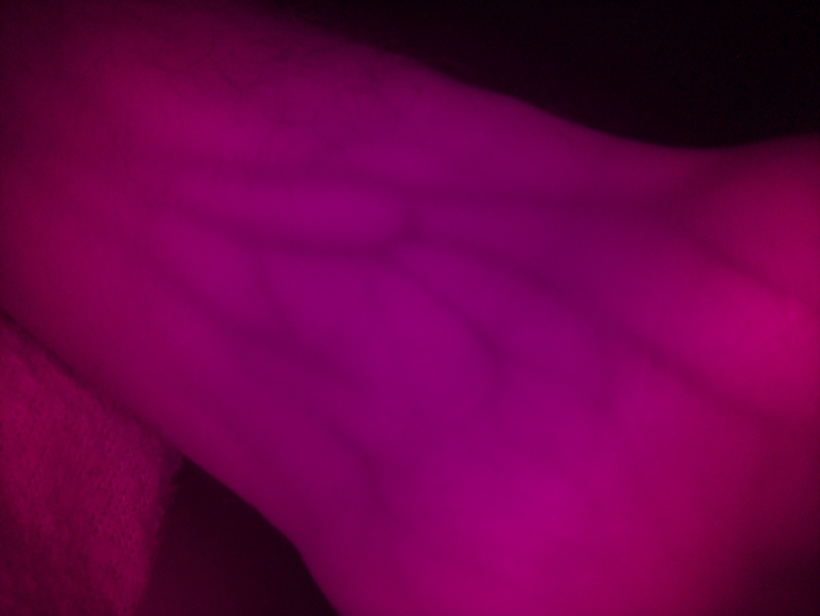
#> input picture legacy/Image_Processing/Grayscale_Conversion/input.jpg, 1640 x 1232 px (shown at 1/2 size)
$ python median_blur.py ../Grayscale_Conversion/input.jpg out.png ../Grayscale_Conversion/input.jpg ../Grayscale_Conversion/input.jpg ../Grayscale_Conversion/input.jpg
#> lines starting #> are read from the running program, lines starting #| are printed output that depends on the picture
import cv2
import numpy as np
import os
import sys
import time
import matplotlib.pyplot as plt
from datetime import datetime

def apply_median_blur(image_path, save_path, ksize=5, output_format='jpg', quality=95, create_visualizations=True):
    """
    Apply median blurring to an image with research visualizations focused on noise reduction.

    Args:
        image_path: Path to the input image
        save_path: Path to save the processed image or directory
        ksize: Kernel size for median blur (must be odd and greater than 1)
        output_format: Output image format ('jpg', 'png', etc.)
        quality: JPEG quality (0-100), only applicable for JPEG
        create_visualizations: Whether to create research visualizations

    Returns:
        tuple: (blurred_image, metadata_dict)
    """
#> called with image_path = '../Grayscale_Conversion/input.jpg', save_path = 'out.png', ksize = 5, output_format = './Grayscale_Conversion/input.jpg', quality = 95, create_visualizations = True
    # Check if input file exists
    if not os.path.isfile(image_path):
        raise FileNotFoundError(f"Image not found: {image_path}")

    # Read the image
    try:
        image = cv2.imread(image_path)
#> image is the input picture: shape (1232, 1640, 3); mean B, G, R 70.8, 0.4, 106.9
        if image is None:
            raise ValueError(f"Failed to read image: {image_path}")
    except Exception as e:
        raise RuntimeError(f"Error reading image: {str(e)}")

    # Ensure kernel size is odd and greater than 1
    if ksize % 2 == 0:
        ksize += 1
    if ksize <= 1:
        ksize = 3

    # Apply median blur
    start_time = time.time()
    blurred_image = cv2.medianBlur(image, ksize)
    processing_time = time.time() - start_time

    # Ensure save_path has a valid filename and extension
    if os.path.isdir(save_path):
        base_name = os.path.splitext(os.path.basename(image_path))[0]
        save_path = os.path.join(save_path, f"{base_name}_medianblur.{output_format}")
    else:
        # Ensure the directory exists
        output_dir = os.path.dirname(save_path)
        if output_dir and not os.path.exists(output_dir):
            os.makedirs(output_dir, exist_ok=True)

    # Save the processed image with appropriate parameters
    try:
        if output_format.lower() == 'jpg' or output_format.lower() == 'jpeg':
            cv2.imwrite(save_path, blurred_image, [cv2.IMWRITE_JPEG_QUALITY, quality])
        elif output_format.lower() == 'png':
            cv2.imwrite(save_path, blurred_image, [cv2.IMWRITE_PNG_COMPRESSION, 9])
        else:
            cv2.imwrite(save_path, blurred_image)
    except Exception as e:
        raise RuntimeError(f"Error saving image: {str(e)}")

    # Initialize visualization paths
    comparison_path = None
    noise_analysis_path = None
    metrics_path = None

    # Create comparison image
    comparison_path = save_path.replace(f"_medianblur.{output_format}", f"_comparison.{output_format}")
    create_comparison_image(image, blurred_image, comparison_path, output_format, quality)

    # Create research visualizations if requested
    if create_visualizations:
        # Create noise analysis visualization
        noise_analysis_path = save_path.replace(f"_medianblur.{output_format}", f"_noise_analysis.png")
        create_noise_analysis(image, blurred_image, ksize, noise_analysis_path)

        # Create metrics visualization
        metrics_path = save_path.replace(f"_medianblur.{output_format}", f"_metrics.png")
        create_metrics_visualization(image, blurred_image, processing_time, ksize, metrics_path)

    # Get output file size
    output_stats = os.stat(save_path)

    # Calculate image statistics
    if len(image.shape) == 3:  # Color image
        orig_b, orig_g, orig_r = cv2.split(image)
        blur_b, blur_g, blur_r = cv2.split(blurred_image)

        orig_mean = [np.mean(orig_b), np.mean(orig_g), np.mean(orig_r)]
        orig_std = [np.std(orig_b), np.std(orig_g), np.std(orig_r)]
        blur_mean = [np.mean(blur_b), np.mean(blur_g), np.mean(blur_r)]
        blur_std = [np.std(blur_b), np.std(blur_g), np.std(blur_r)]
    else:  # Grayscale
        orig_mean = [np.mean(image)]
        orig_std = [np.std(image)]
        blur_mean = [np.mean(blurred_image)]
        blur_std = [np.std(blurred_image)]

    # Calculate noise reduction
    noise_reduction = []
    for i in range(len(orig_std)):
        reduction = ((orig_std[i] - blur_std[i]) / orig_std[i]) * 100 if orig_std[i] > 0 else 0
        noise_reduction.append(reduction)

    # Gather metadata
    input_stats = os.stat(image_path)
    height, width = blurred_image.shape[:2]
    info = {
        "Original Image Path": image_path,
        "Processed Image Path": save_path,
        "Comparison Image Path": comparison_path,
        "Noise Analysis Path": noise_analysis_path,
        "Metrics Visualization Path": metrics_path,
        "Image Dimensions": (height, width),
        "Original File Size (KB)": round(input_stats.st_size / 1024, 2),
        "Processed File Size (KB)": round(output_stats.st_size / 1024, 2),
        "File Size Change (%)": round((output_stats.st_size / input_stats.st_size - 1) * 100, 2),
        "Image Depth": image.dtype,
        "Kernel Size": ksize,
        "Processing Time (ms)": round(processing_time * 1000, 2),
        "Processing Date": datetime.now().strftime("%Y-%m-%d %H:%M:%S"),
        "Original Mean Intensity (B,G,R)": [round(m, 2) for m in orig_mean] if len(orig_mean) == 3 else round(orig_mean[0], 2),
        "Original Std Deviation (B,G,R)": [round(s, 2) for s in orig_std] if len(orig_std) == 3 else round(orig_std[0], 2),
        "Blurred Mean Intensity (B,G,R)": [round(m, 2) for m in blur_mean] if len(blur_mean) == 3 else round(blur_mean[0], 2),
        "Blurred Std Deviation (B,G,R)": [round(s, 2) for s in blur_std] if len(blur_std) == 3 else round(blur_std[0], 2),
        "Noise Reduction (%) (B,G,R)": [round(r, 2) for r in noise_reduction] if len(noise_reduction) == 3 else round(noise_reduction[0], 2)
    }

    return blurred_image, info

def create_comparison_image(image, blurred_image, save_path, output_format, quality):
    """Create a side-by-side comparison of original and blurred images."""
#> called with save_path = 'out.png', output_format = './Grayscale_Conversion/input.jpg', quality = 95
    # Get dimensions
    h, w = image.shape[:2]

    # Create a new image with twice the width
    comparison = np.zeros((h, w * 2, 3), dtype=np.uint8)

    # Place original image on the left
    comparison[:, :w] = image
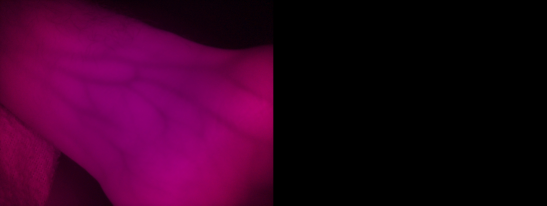
#> comparison: shape (1232, 3280, 3) (shown at 1/6 size); mean B, G, R 35.4, 0.2, 53.5

    # Place blurred image on the right
    comparison[:, w:] = blurred_image
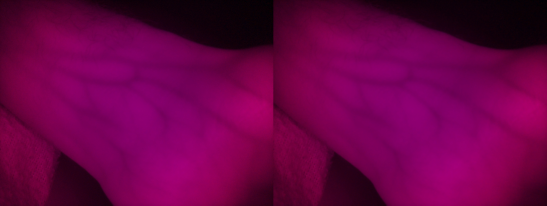
#> comparison: shape (1232, 3280, 3) (shown at 1/6 size); mean B, G, R 70.8, 0.3, 106.9

    # Add text labels
    font = cv2.FONT_HERSHEY_SIMPLEX
    font_scale = 0.7
    font_thickness = 2
    text_color = (255, 255, 255)  # White

    # Add "Original" label
    cv2.putText(comparison, "Original", (10, 30), font, font_scale, text_color, font_thickness)

    # Add "Median Blur" label
    cv2.putText(comparison, "Median Blur", (w + 10, 30), font, font_scale, text_color, font_thickness)

    # Save comparison image
    try:
        if output_format.lower() == 'jpg' or output_format.lower() == 'jpeg':
            cv2.imwrite(save_path, comparison, [cv2.IMWRITE_JPEG_QUALITY, quality])
        elif output_format.lower() == 'png':
            cv2.imwrite(save_path, comparison, [cv2.IMWRITE_PNG_COMPRESSION, 9])
        else:
            cv2.imwrite(save_path, comparison)
    except Exception as e:
        raise RuntimeError(f"Error saving comparison image: {str(e)}")

def create_noise_analysis(image, blurred_image, ksize, save_path):
    """Create noise analysis visualization showing the difference between original and blurred images."""
#> called with ksize = 5, save_path = 'out.png'
    # Calculate difference image
    if len(image.shape) == 3:  # Color image
        diff = cv2.absdiff(image, blurred_image)
        # Convert to grayscale for visualization
        diff_gray = cv2.cvtColor(diff, cv2.COLOR_BGR2GRAY)
    else:  # Grayscale
        diff = cv2.absdiff(image, blurred_image)
        diff_gray = diff

    plt.figure(figsize=(12, 8))

    # Create a 2x2 grid of subplots
    plt.subplot(2, 2, 1)
    if len(image.shape) == 3:  # Color image
        plt.imshow(cv2.cvtColor(image, cv2.COLOR_BGR2RGB))
    else:  # Grayscale
        plt.imshow(image, cmap='gray')
    plt.title('Original Image')
    plt.axis('off')

    plt.subplot(2, 2, 2)
    if len(blurred_image.shape) == 3:  # Color image
        plt.imshow(cv2.cvtColor(blurred_image, cv2.COLOR_BGR2RGB))
    else:  # Grayscale
        plt.imshow(blurred_image, cmap='gray')
    plt.title(f'Median Blur (ksize={ksize})')
    plt.axis('off')

    plt.subplot(2, 2, 3)
    plt.imshow(diff_gray, cmap='hot')
    plt.title('Difference Image (Noise)')
    plt.axis('off')

    plt.subplot(2, 2, 4)
    plt.hist(diff_gray.flatten(), bins=50, color='red', alpha=0.7)
    plt.title('Noise Distribution')
    plt.xlabel('Pixel Value')
    plt.ylabel('Frequency')

    plt.tight_layout()
    plt.savefig(save_path, dpi=300, bbox_inches='tight')
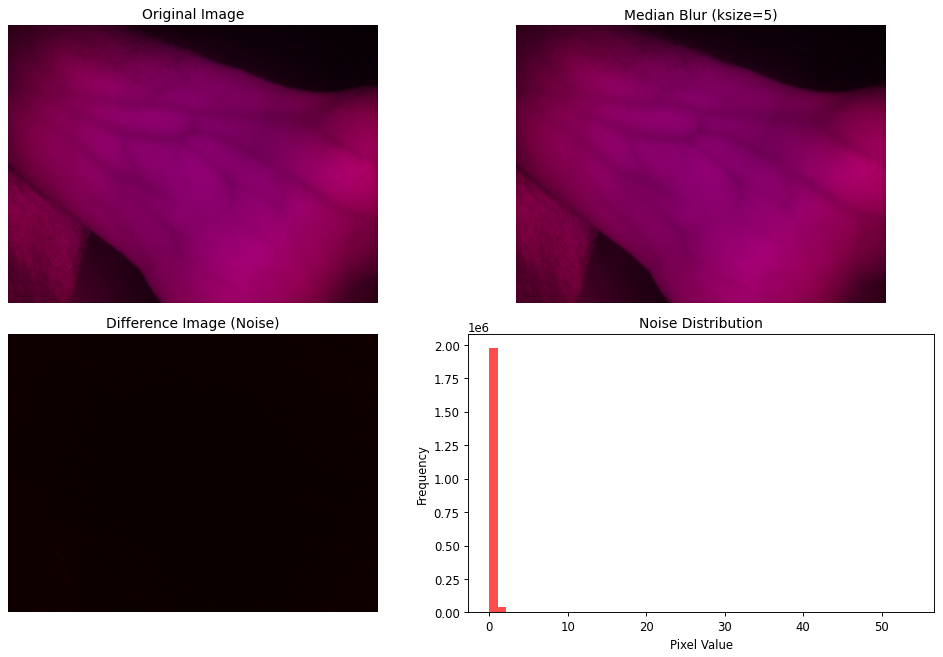
#> figure drawn by matplotlib, 4 panels; panel 4: tallest bar 1978616 high, from x = 0 to 1.08
    plt.close()

def create_metrics_visualization(image, blurred_image, processing_time, ksize, save_path):
    """Create metrics visualization focused on noise reduction."""
#> called with processing_time = 0.0992, ksize = 5, save_path = 'out.png'
    # Calculate metrics
    if len(image.shape) == 3:  # Color image
        orig_b, orig_g, orig_r = cv2.split(image)
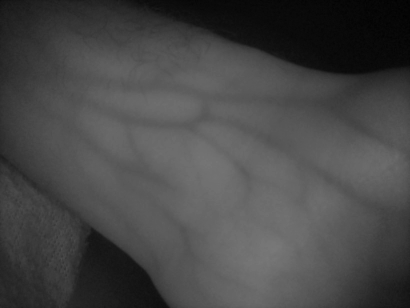
#> orig_b: shape (1232, 1640) (shown at 1/4 size); min 0, max 122, mean 70.8
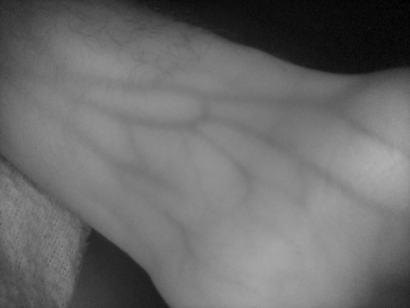
#> orig_r: shape (1232, 1640) (shown at 1/4 size); min 0, max 177, mean 106.9
        blur_b, blur_g, blur_r = cv2.split(blurred_image)
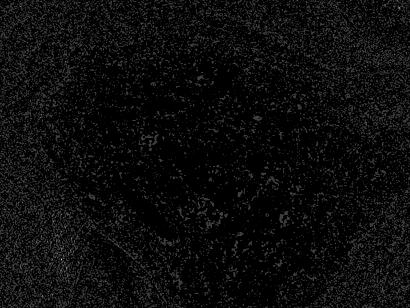
#> blur_g: shape (1232, 1640) (shown at 1/4 size); min 0, max 4, mean 0.189; drawn with min black and max white

        orig_std = [np.std(orig_b), np.std(orig_g), np.std(orig_r)]
#> orig_std = [30.73, 0.62, 41]
        blur_std = [np.std(blur_b), np.std(blur_g), np.std(blur_r)]
#> blur_std = [30.71, 0.396, 40.99]
    else:  # Grayscale
        orig_std = [np.std(image)]
        blur_std = [np.std(blurred_image)]

    # Calculate noise reduction
    noise_reduction = []
    for i in range(len(orig_std)):
        reduction = ((orig_std[i] - blur_std[i]) / orig_std[i]) * 100 if orig_std[i] > 0 else 0
        noise_reduction.append(reduction)
#> this loop made 3 passes
#> reduction on passes 1 to 3: 0.0492, 36.15, 0.0386
#> after the loop, noise_reduction = [0.0492, 36.15, 0.0386]

    plt.figure(figsize=(12, 6))

    # Create a 1x2 grid of subplots
    plt.subplot(1, 2, 1)
    metrics = ['Kernel Size', 'Processing Time (ms)']
    values = [ksize, processing_time * 1000]
    plt.bar(metrics, values, color=['blue', 'green'])
    plt.title('Processing Metrics')
    plt.ylabel('Value')

    plt.subplot(1, 2, 2)
    if len(orig_std) == 3:  # Color image
        plt.bar(['Blue', 'Green', 'Red'], noise_reduction, color=['blue', 'green', 'red'])
    else:  # Grayscale
        plt.bar(['Grayscale'], noise_reduction, color=['gray'])
    plt.title('Noise Reduction (%)')
    plt.ylabel('Reduction (%)')

    plt.tight_layout()
    plt.savefig(save_path, dpi=300, bbox_inches='tight')
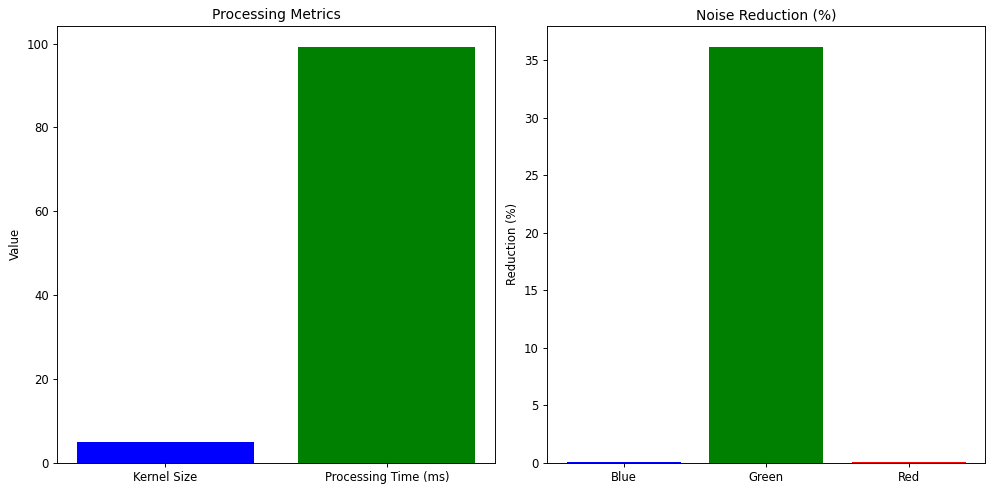
#> figure drawn by matplotlib, 2 panels; panel 2: tallest bar 36.15 high, from x = 0.6 to 1.4
    plt.close()

if __name__ == "__main__":
    if len(sys.argv) < 3 or len(sys.argv) > 7:
        print("Usage: python median_blur.py <input_image_path> <output_image_or_directory_path> [kernel_size] [format] [quality] [--no-visualizations]")
        print("Example: python median_blur.py input.jpg output/ 5")
        print("Example: python median_blur.py input.jpg output_blur.jpg 7 jpg 90")
        print("Use --no-visualizations to skip creating research visualizations")
        sys.exit(1)

    input_path = sys.argv[1]
    output_path = sys.argv[2]

    # Get optional parameters
    kernel_size = 5  # Default kernel size
    output_format = 'jpg'  # Default format
    quality = 95  # Default quality
    create_visualizations = True  # Default to create visualizations

    # Parse kernel_size if provided
    if len(sys.argv) >= 4 and sys.argv[3] != "--no-visualizations":
        try:
            kernel_size = int(sys.argv[3])
        except ValueError:
            print("Warning: Invalid kernel_size value, using default (5)")
            kernel_size = 5

    # Parse output format if provided
    if len(sys.argv) >= 5 and sys.argv[4] != "--no-visualizations":
        output_format = sys.argv[4]
        if output_format.startswith('.'):
            output_format = output_format[1:]  # Remove dot if present

    # Parse quality if provided
    if len(sys.argv) >= 6 and sys.argv[5] != "--no-visualizations":
        try:
            quality = int(sys.argv[5])
            quality = max(0, min(100, quality))  # Ensure quality is between 0-100
        except ValueError:
            print("Warning: Invalid quality value, using default (95)")
            quality = 95

    # Check for no-visualizations flag
    if "--no-visualizations" in sys.argv:
        create_visualizations = False

    try:
        blurred_img, metadata = apply_median_blur(
            input_path, output_path, kernel_size,
            output_format, quality, create_visualizations
        )

        print("Median blurring complete. Metadata:")
        for key, value in metadata.items():
            print(f"{key}: {value}")
    except Exception as e:
        print(f"Error: {str(e)}")
#> (the run stopped early here; a loop or call above may not have finished)

$ run again, with Image_Processing/pre-processing/experiments/input_s100_c2.0.jpg copied over legacy/Image_Processing/Grayscale_Conversion/input.jpg
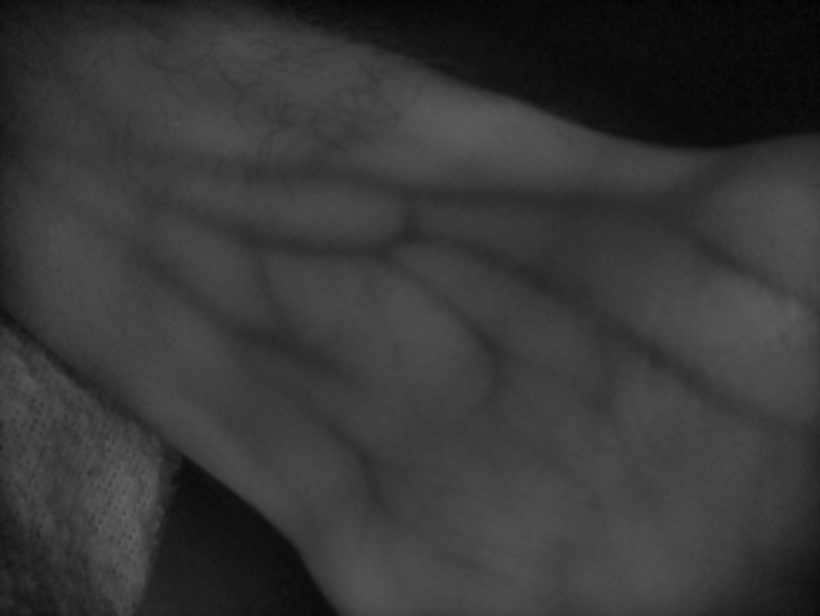
#> input picture Image_Processing/pre-processing/experiments/input_s100_c2.0.jpg, 1640 x 1232 px (shown at 1/2 size)
#> in apply_median_blur, image is the input picture: shape (1232, 1640, 3); min 2, max 99, mean 54.8
#> in create_noise_analysis, `plt.savefig(save_path, dpi=300, bbox_inches='tight')`:
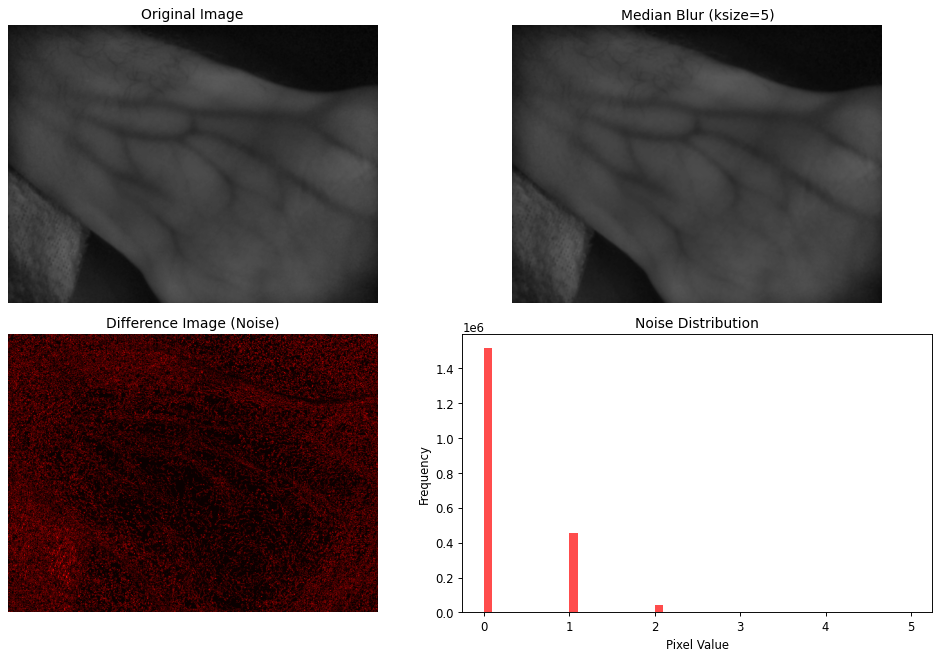
#> figure drawn by matplotlib, 4 panels; panel 4: tallest bar 1517560 high, from x = -6.94e-18 to 0.1
#> orig_std = [19.36, 19.36, 19.36]
#> blur_std = [19.34, 19.34, 19.34]
#> the loop in create_metrics_visualization, `for i in range(len(orig_std)):` made 3 passes
#> after the loop in create_metrics_visualization, `for i in range(len(orig_std)):`: noise_reduction = [0.0868, 0.0868, 0.0868]
#> in create_metrics_visualization, `plt.savefig(save_path, dpi=300, bbox_inches='tight')`:
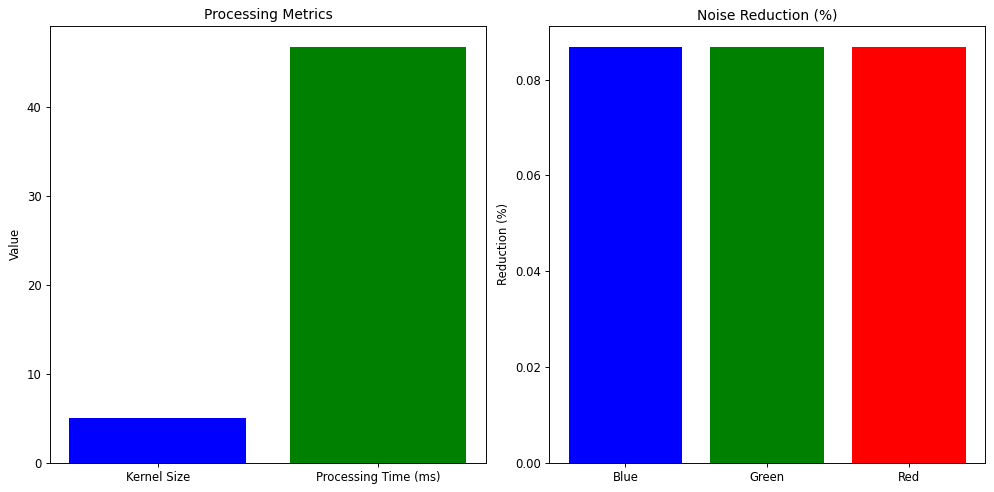
#> figure drawn by matplotlib, 2 panels
